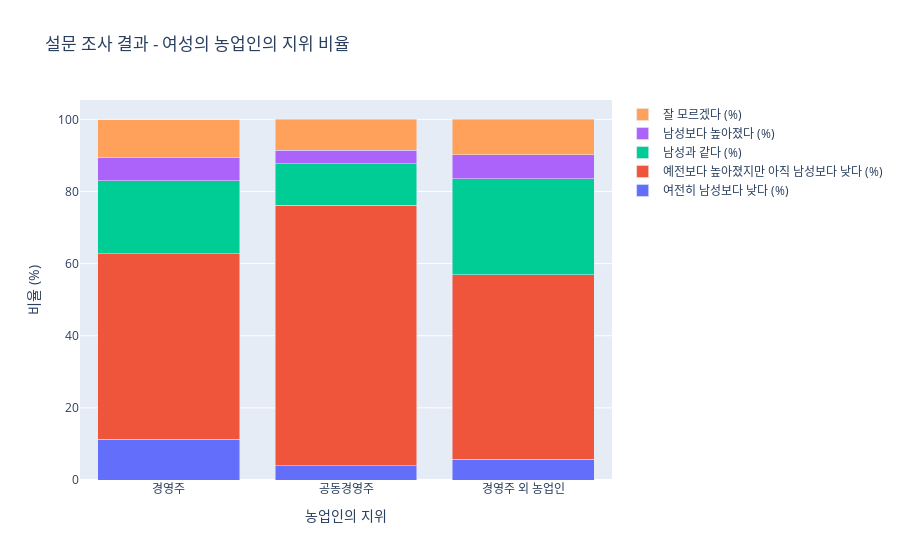

The code cell stored with this chart in its notebook:
### Code cell
import plotly.graph_objects as go
fig = go.Figure()

for column in values.columns:
    fig.add_trace(go.Bar(
        x=age_groups,
        y=values[column],
        name=column
    ))
fig.update_layout(
    title='설문 조사 결과 - 여성의 농업인의 지위 비율',
    xaxis_title='농업인의 지위',
    yaxis_title='비율 (%)',
    barmode='stack'
)

fig

### Figure 1 — Plotly figure (JSON) as saved in the notebook; plotly's stock layout.template omitted (floating-point values rounded to 4 significant figures)
{"data": [{"name": "여전히 남성보다 낮다 (%)", "type": "bar", "x": ["경영주", "공동경영주", "경영주 외 농업인"], "y": [11.3, 4, 5.8]}, {"name": "예전보다 높아졌지만 아직 남성보다 낮다 (%)", "type": "bar", "x": ["경영주", "공동경영주", "경영주 외 농업인"], "y": [51.4, 72.2, 51.1]}, {"name": "남성과 같다 (%)", "type": "bar", "x": ["경영주", "공동경영주", "경영주 외 농업인"], "y": [20.3, 11.5, 26.6]}, {"name": "남성보다 높아졌다 (%)", "type": "bar", "x": ["경영주", "공동경영주", "경영주 외 농업인"], "y": [6.4, 3.8, 6.7]}, {"name": "잘 모르겠다 (%)", "type": "bar", "x": ["경영주", "공동경영주", "경영주 외 농업인"], "y": [10.5, 8.5, 9.9]}], "layout": {"autosize": true, "barmode": "stack", "title": {"text": "설문 조사 결과 - 여성의 농업인의 지위 비율"}, "xaxis": {"autorange": true, "range": [-0.5, 2.5], "title": {"text": "농업인의 지위"}, "type": "category"}, "yaxis": {"autorange": true, "range": [0, 105.4], "title": {"text": "비율 (%)"}, "type": "linear"}}}
